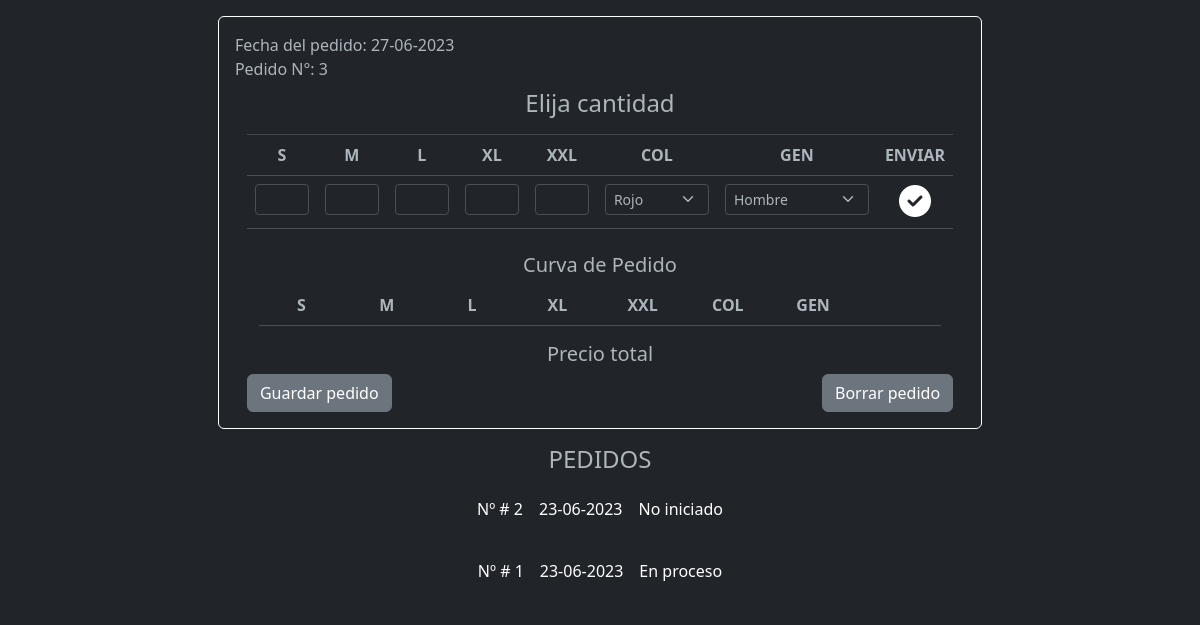
The app's page /, older data.
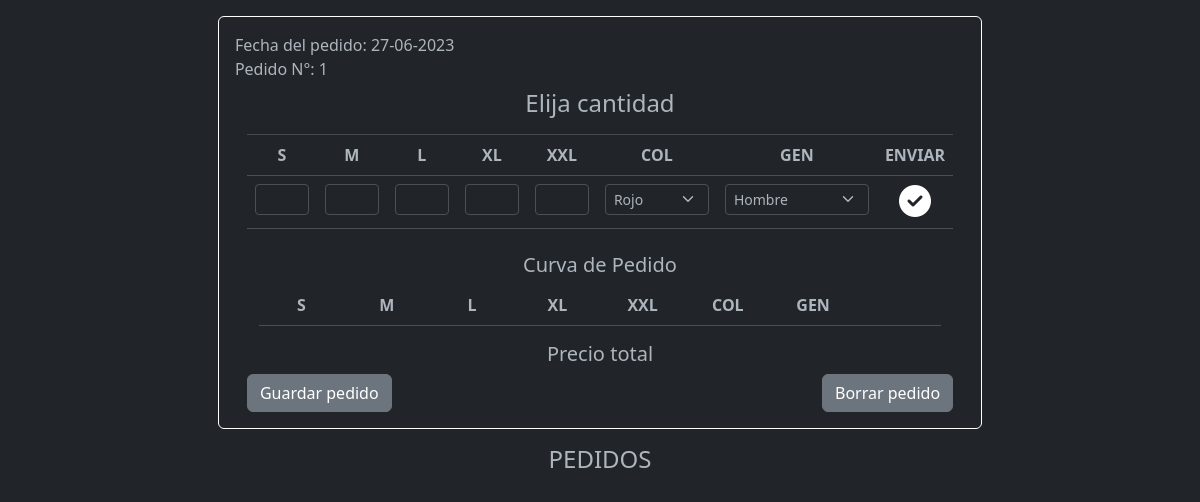
The same page, newer data.
### tables this page shows
CREATE TABLE `pedidos` (
  `idPedido` int(11) NOT NULL,
  `fechaInicio` datetime DEFAULT NULL,
  `fechaSuspendido` datetime DEFAULT NULL,
  `fechaFinal` datetime DEFAULT NULL,
  `fechaPedido` datetime NOT NULL,
  `habilitado` tinyint(1) NOT NULL DEFAULT 1,
  `precioTotal` decimal(10,0) NOT NULL,
  `Estado` int(11) DEFAULT 1
);

CREATE TABLE `tipoestados` (
  `idEstado` int(11) NOT NULL,
  `descripcionEstado` varchar(20) NOT NULL
);

### FormControllers.php (called while the page is built, shortened)
<?php
require_once 'class/claseCRUDPedido.php';
require_once 'class/claseCRUDRenglonesPedido.php';
$ObjetoPedidos = $_SESSION['ObjetoPedidos'];

### class/claseCRUDPedido.php (the view, shortened to what this page needs)
<?php
require_once 'class/claseCRUDRenglonesPedido.php';
class CreadorPedidos
{
    public function imprimirPedidos($conex)
    {
        $claseRenglon = new CabecerasRenglones;
        $queryTraerDatos = "SELECT * FROM pedidos AS P
           LEFT JOIN tipoestados TE ON P.Estado = TE.idEstado WHERE Habilitado = 1 ORDER BY P.Estado, P.fechaPedido DESC LIMIT 10";
        $resultado = mysqli_query($conex, $queryTraerDatos);
        while ($filaPedido = mysqli_fetch_assoc($resultado)) {
            $claseRenglon->DB_imprimirRenglones($conex, $filaPedido['idPedido']);
            $card = '<button type="button" class="btn btn-dark d-flex justify-content-center " data-bs-toggle="modal" data-bs-target="#' . $filaPedido['idPedido'] . '">
            <p class="m-2">Nº # ' . $filaPedido['idPedido'] . '</p>
            <p class="m-2">' . date('d-m-Y', strtotime($filaPedido['fechaPedido'])) . '</p>
            <p class="m-2"> ' . $filaPedido['descripcionEstado'] . '</p></button>  ';
            echo $card;
            unset($claseRenglon->DBListaRenglonesARR);
        }
    }
    public function fechaActualPedido()
    {
        $fecha = date("d-m-Y");
        echo $fecha;
    }
    public function traeIdPedido($conex)
    {
        $primerPedido = 1;
        $queryTraerDatos = "SELECT idPedido FROM pedidos ORDER BY idPedido DESC LIMIT 1";
        $resultado = mysqli_query($conex, $queryTraerDatos);
        $filaPedido = mysqli_fetch_assoc($resultado);
        if ($filaPedido == null) {
            return $primerPedido;
        } else {
            return $filaPedido['idPedido'] + 1;
        }
    }
}

### index.php (shortened to what this page needs)
<?php
include 'FormControllers.php';
require_once 'class/claseCRUDPedido.php';
require_once 'class/claseCRUDRenglonesPedido.php';
?>
<!DOCTYPE html>
<html lang="es">
<head>
    <link href="https://cdn.jsdelivr.net/npm/bootstrap@5.3.0/dist/css/bootstrap.min.css" rel="stylesheet">
</head>
<body data-bs-theme="dark" class="container d-flex flex-column align-items-center">
    <div class="m-3 p-3 rounded border border-white">
        <div class="">
            <div class="col">
                <label for="staticEmail" class="">Fecha del pedido:</label>
                <?php
                $ObjetoPedidos->fechaActualPedido();
                ?>
            </div>
            <div class="col-12">
                <label for="staticEmail" class="col">Pedido N°:
                    <?php echo $ObjetoPedidos->traeIdPedido($conex); ?>
                </label>
            </div>
        </div>
        <div class="container mt-2 text-center  ">
            <h4>Elija cantidad</h4>
            <hr class="mb-0">
            <form class="d-flex align-items-center justify-content-center" method="post">
                <table class="table ">
                    <thead>
                        <tr>
                            <th scope="col">S</th>
                            <th scope="col">M</th>
                            <th scope="col">L</th>
                            <th scope="col">XL</th>
                            <th scope="col">XXL</th>
                            <th scope="col">COL</th>
                            <th scope="col">GEN</th>
                            <th scope="col">ENVIAR</th>
                        </tr>
                    </thead>
                    <tbody>
                        <tr>
                            <td style="width:70px;"><input type="text" class="form-control form-control-sm" name="S">
                            </td>
                            <td style="width:70px;"><input type="text" class="form-control form-control-sm" name="M">
                            </td>
                            <td style="width:70px;"><input type="text" class="form-control form-control-sm" name="L">
                            </td>
                            <td style="width:70px;"><input type="text" class="form-control form-control-sm" name="XL">
                            </td>
                            <td style="width:70px;"><input type="text" class="form-control form-control-sm" name="XXL">
                            </td>
                            <td style="width:120px;">
                                <select class="form-select form-select-sm" aria-label="Default select example" name="miSelectorColor">
                                    <?php
                                    $ObjetoRenglones->imprimircolor($conex);
                                    ?>
                                </select>
                            </td>
                            <td style="width:160px;">
                                <select class="form-select form-select-sm" name="miSelectorGenero">
                                    <?php
                                    $ObjetoRenglones->imprimirGenero($conex);
                                    ?>
                                </select>
                            </td>
                            <td style="width:50px;cursor: pointer;">
                                <button type="submit" style="border: none; background: none;">
                                    <i style="font-size:2rem;" class="fa-solid fa-circle-check"></i>
                                </button>
                            </td>
                        </tr>
                    </tbody>
                </table>
            </form>
        </div>
        <div class="container mt-2">
            <div>
                <div class="container text-center d-flex flex-column">
                    <h5>Curva de Pedido</h5>
                    <div class="d-flex align-items-center justify-content-center flex-column">
                        <table class="table ">
                            <thead>
                                <tr>
                                    <th scope="col" class="col-lg-1">S</th>
                                    <th scope="col" class="col-lg-1">M</th>
                                    <th scope="col" class="col-lg-1">L</th>
                                    <th scope="col" class="col-lg-1">XL</th>
                                    <th scope="col" class="col-lg-1">XXL</th>
                                    <th scope="col" class="col-lg-1">COL</th>
                                    <th scope="col" class="col-lg-1">GEN</th>
                                    <th scope="col" class="col-lg-1"></th>
                                </tr>
                            </thead>
                        </table>
                        <tfoot>
                            <h5>Precio total</h5>
                        </tfoot>
                    </div>
                </div>
                <div class='d-flex justify-content-between'>
                    <form class="" method="post">
                        <button type="submit" class="btn btn-secondary">Guardar pedido</button>
                    </form>
                    <form class="" method="post">
                        <button type="submit" class="btn btn-secondary">Borrar pedido</button>
                    </form>
                </div>
            </div>
        </div>
    </div>
    <div>
        <div class="container text-center">
            <h4>PEDIDOS</h4>
            <div class="d-flex align-items-center justify-content-center">
                <div class="row g-2 justify-content-center">
                    <?php
                    $ObjetoPedidos->imprimirPedidos($conex);
                    ?>
                </div>
            </div>
        </div>
    </div>
</body>
</html>

### class/claseCRUDRenglonesPedido.php (shortened to what this page needs)
<?php
class CabecerasRenglones
{
    public function DB_imprimirRenglones($conex, $idPed)
    {
        $queryTraerDatos = "SELECT * FROM renglones WHERE idPedido = $idPed";
        $resultado = mysqli_query($conex, $queryTraerDatos);
    }
    public function imprimirGenero($conex)
    {
        $queryTraerDatos = "SELECT * FROM tipogenero ";
        $resultado = mysqli_query($conex, $queryTraerDatos);
        while ($filaRenglon = mysqli_fetch_assoc($resultado)) {
            $renglon =
                '
                    <option value=' . $filaRenglon['Descripcion'] . '>' . $filaRenglon['Descripcion'] . '</option>
                ';
            echo $renglon;
        }
    }
    public function imprimirColor($conex)
    {
        $queryTraerDatos = "SELECT * FROM colores ";
        $resultado = mysqli_query($conex, $queryTraerDatos);
        while ($filaRenglon = mysqli_fetch_assoc($resultado)) {
            $renglon =
                '
                    <option value=' . $filaRenglon['color'] . '>' . $filaRenglon['color'] . '</option>
                ';
            echo $renglon;
        }
    }
}

Row changes from the older to the newer data that the page shows:
removed pedidos: idPedido "3", idPedido "2", fechaPedido "23-06-2023", tipoestados.descripcionEstado "No iniciado"
removed pedidos: idPedido "1", fechaPedido "23-06-2023", tipoestados.descripcionEstado "En proceso"
Text that changed along with them:
$ObjetoPedidos->traeIdPedido($conex): (not shown) → "1"
